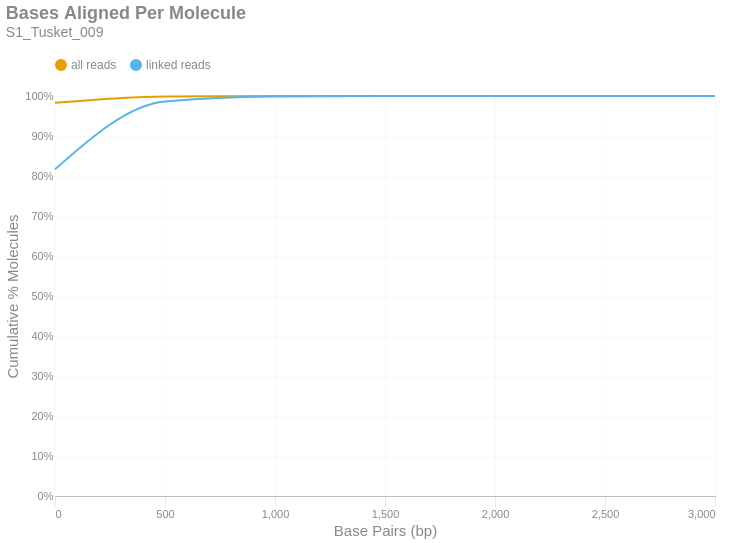

Notebook source saved alongside this figure:
### Markdown cell above
### Bases Aligned Per Molecule
This is a cumulative frequency distribution showing the number of base pairs aligned per unique molecule. These data are shown in 500 bp bins. There are two distributions: one with `all reads` (yellow) and another with only `linked reads` (blue). The percent of molecules in the `linked reads` distribution is relative to the total number of linked molecules.

### Code cell
if SKIPLR:
    print_html(f"Skipped")
else:
    binned_df = consolidated_hist(valids['aligned_bp'], mask, 500, True)
    with SafeRender(binned_df):
        (
            density_plot(binned_df, 'Bases Aligned Per Molecule', samplename, 'basesper')
            .encode(
                x=alt.X('bin:Q', title="Base Pairs (bp)").axis(tickMinStep=500).scale(padding=0),
                y=alt.Y('value:Q', title='Cumulative % Molecules')
                    .axis(format='%')
                    .scale(domain = [0,1])
                    .stack(False),
                color=alt.Color("key:N").scale(domain = ["all reads", "linked reads"]),
                tooltip = [
                    alt.Tooltip("key:N", title = "Data Type"),
                    alt.Tooltip("range_label:N", title="Bases Aligned Per Molecule"),
                    alt.Tooltip("value:Q", format = ".2%", title="% Molecules (Cum.)")
                ]
            )
        ).display()

### Figure 1 — Vega-Lite specification as saved in the notebook (floating-point values rounded to 4 significant figures)
{"width": "container", "height": 400, "config": {"title": {"anchor": "start", "dy": -15, "fontSize": 18, "color": "#888888", "subtitleColor": "#888888", "subtitleFontSize": 14}, "arc": {"fill": "#0072B2"}, "axis": {"domainColor": "#888888", "domainWidth": 0.5, "gridWidth": 0.2, "grid": false, "titleFontWeight": 400, "titleFontSize": 15, "labelFontSize": 11, "labelColor": "#888888", "tickColor": "#888888", "tickWidth": 0.2, "titleColor": "#888888"}, "axisBand": {"grid": false}, "axisX": {"grid": true, "tickSize": 10, "domainCap": "round"}, "axisY": {"domain": false, "grid": true, "tickSize": 0, "domainCap": "round"}, "background": "transparent", "header": {"labelFontSize": 15, "labelColor": "#888888", "titleFontSize": 15, "titleFontWeight": 600, "titleColor": "#888888"}, "legend": {"labelFont": "sans-serif", "labelFontSize": 12, "labelColor": "#888888", "symbolSize": 100, "symbolType": "circle", "titleFontSize": 12, "titlePadding": 10, "titleColor": "#888888", "title": null, "orient": "top"}, "range": {"category": ["#E69F00", "#56B4E9", "#009E73", "#F0E442", "#0072B2", "#D55E00", "#CC79A7", "#000000"], "diverging": ["#cfe8f3", "#a2d4ec", "#73bfe2", "#46abdb", "#1696d2", "#12719e"]}, "area": {"fill": "#0072B2", "fillOpacity": 0.7, "line": true, "strokeOpacity": 0.7}, "line": {"color": "#0072B2", "stroke": "#0072B2", "strokeWidth": 2}, "trail": {"color": "#0072B2", "stroke": "#0072B2", "strokeWidth": 0, "size": 1}, "point": {"filled": true, "fillOpacity": 1.0, "size": 95}, "text": {"color": "#888888", "fontSize": 11, "align": "right", "fontWeight": 400, "size": 11}, "bar": {"fill": "#0072B2", "stroke": null}, "view": {"stroke": null, "continuousWidth": 660, "continuousHeight": 400}}, "data": {"name": "data-bcbb5dcfd248f8f181c0923823749852"}, "mark": {"type": "line", "interpolate": "monotone", "point": {"opacity": 0, "size": 275}}, "encoding": {"color": {"field": "key", "scale": {"domain": ["all reads", "linked reads"]}, "type": "nominal"}, "tooltip": [{"field": "key", "title": "Data Type", "type": "nominal"}, {"field": "range_label", "title": "Bases Aligned Per Molecule", "type": "nominal"}, {"field": "value", "format": ".2%", "title": "% Molecules (Cum.)", "type": "quantitative"}], "x": {"axis": {"tickMinStep": 500}, "field": "bin", "scale": {"padding": 0}, "title": "Base Pairs (bp)", "type": "quantitative"}, "y": {"axis": {"format": "%"}, "field": "value", "scale": {"domain": [0, 1]}, "stack": false, "title": "Cumulative % Molecules", "type": "quantitative"}}, "params": [{"name": "param_c36ac31b6afebe62", "select": {"type": "point", "fields": ["key"]}, "bind": "legend"}], "title": {"text": "Bases Aligned Per Molecule", "subtitle": "S1_Tusket_009"}, "transform": [{"fold": ["all reads (cumsum)", "linked reads (cumsum)"]}, {"calculate": "replace(datum.key, ' (cumsum)', '')", "as": "key"}, {"filter": {"param": "param_c36ac31b6afebe62"}}], "usermeta": {"embedOptions": {"downloadFileName": "S1_Tusket_009.basesper"}}, "$schema": "https://vega.github.io/schema/vega-lite/v6.1.0.json", "datasets": {"data-bcbb5dcfd248f8f181c0923823749852": [{"bin": "0.0", "interval": "0.0-500.0", "all reads": 0.983, "linked reads": 0.8166, "all reads (cumsum)": 0.983, "linked reads (cumsum)": 0.8166, "range_label": "0-499"}, {"bin": "500.0", "interval": "500.0-1000.0", "all reads": 0.01575, "linked reads": 0.1696, "all reads (cumsum)": 0.9987, "linked reads (cumsum)": 0.9863, "range_label": "500-999"}, {"bin": "1000.0", "interval": "1000.0-1500.0", "all reads": 0.001131, "linked reads": 0.01227, "all reads (cumsum)": 0.9999, "linked reads (cumsum)": 0.9985, "range_label": "1000-1499"}, {"bin": "1500.0", "interval": "1500.0-2000.0", "all reads": 0.0001096, "linked reads": 0.001223, "all reads (cumsum)": 1.0, "linked reads (cumsum)": 0.9998, "range_label": "1500-1999"}, {"bin": "2000.0", "interval": "2000.0-2500.0", "all reads": 1.919e-05, "linked reads": 0.0002156, "all reads (cumsum)": 1.0, "linked reads (cumsum)": 1.0, "range_label": "2000-2499"}, {"bin": "2500.0", "interval": "2500.0-3000.0", "all reads": 2.492e-06, "linked reads": 2.8e-05, "all reads (cumsum)": 1.0, "linked reads (cumsum)": 1.0, "range_label": "2500-2999"}, {"bin": "3000.0", "interval": "3000.0-3500.0", "all reads": 4.984e-07, "linked reads": 5.599e-06, "all reads (cumsum)": 1.0, "linked reads (cumsum)": 1.0, "range_label": "3000-3499"}]}}
